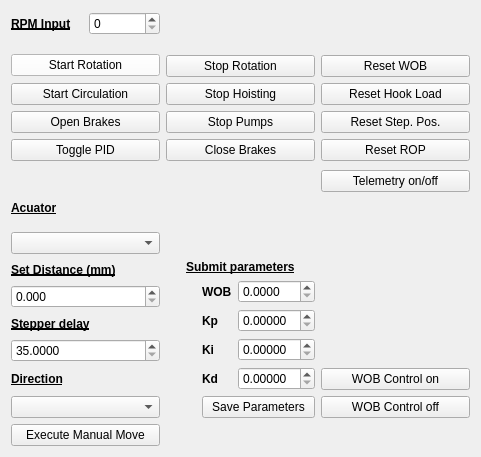
   <widget class="QWidget" name="layoutWidget">
    <property name="geometry">
     <rect>
      <x>760</x>
      <y>520</y>
      <width>481</width>
      <height>431</height>
     </rect>
    </property>
    <layout class="QGridLayout" name="gridLayout_11">
     <item row="0" column="0" rowspan="2">
      <layout class="QGridLayout" name="gridLayout_4">
       <item row="0" column="1">
        <widget class="QDoubleSpinBox" name="doubleSpinBox_RPM">
         <property name="font">
          <font>
           <pointsize>9</pointsize>
          </font>
         </property>
         <property name="decimals">
          <number>0</number>
         </property>
         <property name="maximum">
          <double>1500.000000000000000</double>
         </property>
        </widget>
       </item>
       <item row="0" column="0">
        <widget class="QLabel" name="label_84">
         <property name="font">
          <font>
           <pointsize>9</pointsize>
           <weight>75</weight>
           <bold>true</bold>
           <underline>true</underline>
          </font>
         </property>
         <property name="text">
          <string>RPM Input</string>
         </property>
        </widget>
       </item>
       <item row="3" column="0" colspan="2">
        <widget class="QPushButton" name="pushButton_StartRotation">
         <property name="palette">
          <palette>
           <active>
            <colorrole role="WindowText">
             <brush brushstyle="SolidPattern">
              <color alpha="255">
               <red>255</red>
               <green>255</green>
               <blue>255</blue>
              </color>
             </brush>
            </colorrole>
            <colorrole role="Button">
             <brush brushstyle="SolidPattern">
              <color alpha="255">
               <red>255</red>
               <green>255</green>
               <blue>255</blue>
              </color>
             </brush>
            </colorrole>
            <colorrole role="Base">
             <brush brushstyle="SolidPattern">
              <color alpha="255">
               <red>255</red>
               <green>255</green>
               <blue>255</blue>
              </color>
             </brush>
            </colorrole>
            <colorrole role="Window">
             <brush brushstyle="SolidPattern">
              <color alpha="255">
               <red>255</red>
               <green>255</green>
               <blue>255</blue>
              </color>
             </brush>
            </colorrole>
            <colorrole role="Highlight">
             <brush brushstyle="SolidPattern">
              <color alpha="255">
               <red>255</red>
               <green>171</green>
               <blue>173</blue>
              </color>
             </brush>
            </colorrole>
           </active>
           <inactive>
            <colorrole role="WindowText">
             <brush brushstyle="SolidPattern">
              <color alpha="255">
               <red>255</red>
               <green>255</green>
               <blue>255</blue>
              </color>
             </brush>
            </colorrole>
            <colorrole role="Button">
             <brush brushstyle="SolidPattern">
              <color alpha="255">
               <red>255</red>
               <green>255</green>
               <blue>255</blue>
              </color>
             </brush>
            </colorrole>
            <colorrole role="Base">
             <brush brushstyle="SolidPattern">
              <color alpha="255">
               <red>255</red>
               <green>255</green>
               <blue>255</blue>
              </color>
             </brush>
            </colorrole>
            <colorrole role="Window">
             <brush brushstyle="SolidPattern">
              <color alpha="255">
               <red>255</red>
               <green>255</green>
               <blue>255</blue>
              </color>
             </brush>
            </colorrole>
            <colorrole role="Highlight">
             <brush brushstyle="SolidPattern">
              <color alpha="255">
               <red>255</red>
               <green>171</green>
               <blue>173</blue>
              </color>
             </brush>
            </colorrole>
           </inactive>
           <disabled>
            <colorrole role="WindowText">
             <brush brushstyle="SolidPattern">
              <color alpha="255">
               <red>120</red>
               <green>120</green>
               <blue>120</blue>
              </color>
             </brush>
            </colorrole>
            <colorrole role="Button">
             <brush brushstyle="SolidPattern">
              <color alpha="255">
               <red>255</red>
               <green>255</green>
               <blue>255</blue>
              </color>
             </brush>
            </colorrole>
            <colorrole role="Base">
             <brush brushstyle="SolidPattern">
              <color alpha="255">
               <red>255</red>
               <green>255</green>
               <blue>255</blue>
              </color>
             </brush>
            </colorrole>
            <colorrole role="Window">
             <brush brushstyle="SolidPattern">
              <color alpha="255">
               <red>255</red>
               <green>255</green>
               <blue>255</blue>
              </color>
             </brush>
            </colorrole>
            <colorrole role="Highlight">
             <brush brushstyle="SolidPattern">
              <color alpha="255">
               <red>0</red>
               <green>120</green>
               <blue>215</blue>
              </color>
             </brush>
            </colorrole>
           </disabled>
          </palette>
         </property>
         <property name="font">
          <font>
           <pointsize>9</pointsize>
          </font>
         </property>
         <property name="text">
          <string>Start Rotation</string>
         </property>
        </widget>
       </item>
       <item row="2" column="0" colspan="2">
        <spacer name="verticalSpacer_5">
         <property name="orientation">
          <enum>Qt::Vertical</enum>
         </property>
         <property name="sizeType">
          <enum>QSizePolicy::Fixed</enum>
         </property>
         <property name="sizeHint" stdset="0">
          <size>
           <width>20</width>
           <height>12</height>
          </size>
         </property>
        </spacer>
       </item>
      </layout>
     </item>
     <item row="0" column="1">
      <spacer name="verticalSpacer_4">
       <property name="orientation">
        <enum>Qt::Vertical</enum>
       </property>
       <property name="sizeType">
        <enum>QSizePolicy::Fixed</enum>
       </property>
       <property name="sizeHint" stdset="0">
        <size>
         <width>20</width>
         <height>18</height>
        </size>
       </property>
      </spacer>
     </item>
     <item row="0" column="2">
      <spacer name="verticalSpacer_6">
       <property name="orientation">
        <enum>Qt::Vertical</enum>
       </property>
       <property name="sizeType">
        <enum>QSizePolicy::Fixed</enum>
       </property>
       <property name="sizeHint" stdset="0">
        <size>
         <width>20</width>
         <height>38</height>
        </size>
       </property>
      </spacer>
     </item>
     <item row="1" column="1">
      <widget class="QPushButton" name="pushButton_Stop_Rotation">
       <property name="font">
        <font>
         <pointsize>9</pointsize>
        </font>
       </property>
       <property name="text">
        <string>Stop Rotation</string>
       </property>
      </widget>
     </item>
     <item row="1" column="2">
      <widget class="QPushButton" name="pushButton_Reset_WOB_2">
       <property name="font">
        <font>
         <pointsize>9</pointsize>
        </font>
       </property>
       <property name="text">
        <string>Reset WOB</string>
       </property>
      </widget>
     </item>
     <item row="2" column="0">
      <layout class="QVBoxLayout" name="verticalLayout_2">
       <item>
        <widget class="QPushButton" name="pushButton_StartCirculation">
         <property name="font">
          <font>
           <pointsize>9</pointsize>
          </font>
         </property>
         <property name="text">
          <string>Start Circulation</string>
         </property>
        </widget>
       </item>
      </layout>
     </item>
     <item row="2" column="1">
      <widget class="QPushButton" name="pushButton_Stop_Hoisting">
       <property name="font">
        <font>
         <pointsize>9</pointsize>
        </font>
       </property>
       <property name="text">
        <string>Stop Hoisting</string>
       </property>
      </widget>
     </item>
     <item row="2" column="2">
      <widget class="QPushButton" name="pushButton_Reset_Hook_Load">
       <property name="font">
        <font>
         <pointsize>9</pointsize>
        </font>
       </property>
       <property name="text">
        <string>Reset Hook Load</string>
       </property>
      </widget>
     </item>
     <item row="3" column="0">
      <layout class="QVBoxLayout" name="verticalLayout_3">
       <item>
        <widget class="QPushButton" name="pushButton_Open_Brake">
         <property name="font">
          <font>
           <pointsize>9</pointsize>
          </font>
         </property>
         <property name="text">
          <string>Open Brakes</string>
         </property>
        </widget>
       </item>
      </layout>
     </item>
     <item row="3" column="1">
      <widget class="QPushButton" name="pushButton_Stop_Pump">
       <property name="font">
        <font>
         <pointsize>9</pointsize>
        </font>
       </property>
       <property name="text">
        <string>Stop Pumps</string>
       </property>
      </widget>
     </item>
     <item row="3" column="2">
      <widget class="QPushButton" name="pushButton_Reset_Stepper_Pos">
       <property name="font">
        <font>
         <pointsize>9</pointsize>
        </font>
       </property>
       <property name="acceptDrops">
        <bool>false</bool>
       </property>
       <property name="text">
        <string>Reset Step. Pos.</string>
       </property>
      </widget>
     </item>
     <item row="4" column="0">
      <widget class="QPushButton" name="pushButton_TogglePID">
       <property name="font">
        <font>
         <pointsize>9</pointsize>
        </font>
       </property>
       <property name="text">
        <string>Toggle PID</string>
       </property>
      </widget>
     </item>
     <item row="4" column="1">
      <widget class="QPushButton" name="pushButton_Close_Brake">
       <property name="font">
        <font>
         <pointsize>9</pointsize>
        </font>
       </property>
       <property name="text">
        <string>Close Brakes</string>
       </property>
      </widget>
     </item>
     <item row="4" column="2">
      <widget class="QPushButton" name="pushButton_Reset_ROP">
       <property name="font">
        <font>
         <pointsize>9</pointsize>
        </font>
       </property>
       <property name="text">
        <string>Reset ROP</string>
       </property>
      </widget>
     </item>
     <item row="5" column="0">
      <spacer name="verticalSpacer_3">
       <property name="orientation">
        <enum>Qt::Vertical</enum>
       </property>
       <property name="sizeType">
        <enum>QSizePolicy::Fixed</enum>
       </property>
       <property name="sizeHint" stdset="0">
        <size>
         <width>20</width>
         <height>28</height>
        </size>
       </property>
      </spacer>
     </item>
     <item row="5" column="1" rowspan="3">
      <spacer name="verticalSpacer_2">
       <property name="orientation">
        <enum>Qt::Vertical</enum>
       </property>
       <property name="sizeType">
        <enum>QSizePolicy::Fixed</enum>
       </property>
       <property name="sizeHint" stdset="0">
        <size>
         <width>20</width>
         <height>59</height>
        </size>
       </property>
      </spacer>
     </item>
     <item row="5" column="2">
      <widget class="QPushButton" name="pushButton_Telementary">
       <property name="font">
        <font>
         <pointsize>9</pointsize>
        </font>
       </property>
       <property name="text">
        <string>Telemetry on/off</string>
       </property>
      </widget>
     </item>
     <item row="6" column="0">
      <widget class="QLabel" name="label_81">
       <property name="font">
        <font>
         <pointsize>9</pointsize>
         <weight>75</weight>
         <bold>true</bold>
         <underline>true</underline>
        </font>
       </property>
       <property name="text">
        <string>Acuator</string>
       </property>
      </widget>
     </item>
     <item row="7" column="2" rowspan="4">
      <spacer name="verticalSpacer">
       <property name="orientation">
        <enum>Qt::Vertical</enum>
       </property>
       <property name="sizeType">
        <enum>QSizePolicy::Fixed</enum>
       </property>
       <property name="sizeHint" stdset="0">
        <size>
         <width>20</width>
         <height>78</height>
        </size>
       </property>
      </spacer>
     </item>
     <item row="8" column="0">
      <widget class="QComboBox" name="comboBox_Actuator">
       <property name="font">
        <font>
         <pointsize>9</pointsize>
        </font>
       </property>
      </widget>
     </item>
     <item row="9" column="0">
      <widget class="QLabel" name="label_82">
       <property name="font">
        <font>
         <pointsize>9</pointsize>
         <weight>75</weight>
         <bold>true</bold>
         <underline>true</underline>
        </font>
       </property>
       <property name="text">
        <string>Set Distance (mm)</string>
       </property>
      </widget>
     </item>
     <item row="9" column="1" rowspan="6">
      <layout class="QGridLayout" name="gridLayout_3">
       <item row="4" column="1">
        <widget class="QLabel" name="label_86">
         <property name="font">
          <font>
           <pointsize>9</pointsize>
           <weight>75</weight>
           <bold>true</bold>
          </font>
         </property>
         <property name="text">
          <string>WOB</string>
         </property>
        </widget>
       </item>
       <item row="8" column="1" colspan="2">
        <widget class="QPushButton" name="pushButton_SavePID">
         <property name="font">
          <font>
           <pointsize>9</pointsize>
          </font>
         </property>
         <property name="text">
          <string>Save Parameters</string>
         </property>
        </widget>
       </item>
       <item row="5" column="1">
        <widget class="QLabel" name="label_89">
         <property name="font">
          <font>
           <pointsize>9</pointsize>
           <weight>75</weight>
           <bold>true</bold>
          </font>
         </property>
         <property name="text">
          <string>Kp</string>
         </property>
        </widget>
       </item>
       <item row="4" column="2">
        <widget class="QDoubleSpinBox" name="doubleSpinBox_WOB">
         <property name="font">
          <font>
           <pointsize>9</pointsize>
          </font>
         </property>
         <property name="decimals">
          <number>4</number>
         </property>
         <property name="maximum">
          <double>30.000000000000000</double>
         </property>
         <property name="singleStep">
          <double>0.100000000000000</double>
         </property>
        </widget>
       </item>
       <item row="5" column="2">
        <widget class="QDoubleSpinBox" name="doubleSpinBox_Kp">
         <property name="font">
          <font>
           <pointsize>9</pointsize>
          </font>
         </property>
         <property name="decimals">
          <number>5</number>
         </property>
         <property name="maximum">
          <double>10.000000000000000</double>
         </property>
         <property name="singleStep">
          <double>0.000001000000000</double>
         </property>
        </widget>
       </item>
       <item row="6" column="2">
        <widget class="QDoubleSpinBox" name="doubleSpinBox_Ki">
         <property name="font">
          <font>
           <pointsize>9</pointsize>
          </font>
         </property>
         <property name="decimals">
          <number>5</number>
         </property>
         <property name="maximum">
          <double>10.000000000000000</double>
         </property>
         <property name="singleStep">
          <double>0.000001000000000</double>
         </property>
        </widget>
       </item>
       <item row="6" column="1">
        <widget class="QLabel" name="label_88">
         <property name="font">
          <font>
           <pointsize>9</pointsize>
           <weight>75</weight>
           <bold>true</bold>
          </font>
         </property>
         <property name="text">
          <string>Ki</string>
         </property>
        </widget>
       </item>
       <item row="7" column="1">
        <widget class="QLabel" name="label_87">
         <property name="font">
          <font>
           <pointsize>9</pointsize>
           <weight>75</weight>
           <bold>true</bold>
          </font>
         </property>
         <property name="text">
          <string>Kd</string>
         </property>
        </widget>
       </item>
       <item row="7" column="2">
        <widget class="QDoubleSpinBox" name="doubleSpinBox_Kd">
         <property name="font">
          <font>
           <pointsize>9</pointsize>
          </font>
         </property>
         <property name="decimals">
          <number>5</number>
         </property>
         <property name="maximum">
          <double>10.000000000000000</double>
         </property>
         <property name="singleStep">
          <double>0.000001000000000</double>
         </property>
        </widget>
       </item>
       <item row="3" column="0" colspan="3" alignment="Qt::AlignHCenter">
        <widget class="QLabel" name="label_90">
         <property name="font">
          <font>
           <pointsize>9</pointsize>
           <weight>75</weight>
           <bold>true</bold>
           <underline>true</underline>
          </font>
         </property>
         <property name="text">
          <string>Submit parameters</string>
         </property>
        </widget>
       </item>
      </layout>
     </item>
     <item row="10" column="0">
      <widget class="QDoubleSpinBox" name="doubleSpinBox_Distance">
       <property name="font">
        <font>
         <pointsize>9</pointsize>
        </font>
       </property>
       <property name="decimals">
        <number>3</number>
       </property>
       <property name="maximum">
        <double>900.000000000000000</double>
       </property>
      </widget>
     </item>
     <item row="11" column="0">
      <widget class="QLabel" name="label_83">
       <property name="font">
        <font>
         <pointsize>9</pointsize>
         <weight>75</weight>
         <bold>true</bold>
         <underline>true</underline>
        </font>
       </property>
       <property name="text">
        <string>Stepper delay</string>
       </property>
      </widget>
     </item>
     <item row="12" column="0">
      <widget class="QDoubleSpinBox" name="spinBox_Stepper_Delay">
       <property name="font">
        <font>
         <pointsize>9</pointsize>
        </font>
       </property>
       <property name="decimals">
        <number>4</number>
       </property>
       <property name="minimum">
        <double>35.000000000000000</double>
       </property>
       <property name="maximum">
        <double>500.000000000000000</double>
       </property>
       <property name="singleStep">
        <double>10.000000000000000</double>
       </property>
       <property name="value">
        <double>35.000000000000000</double>
       </property>
      </widget>
     </item>
     <item row="13" column="0">
      <widget class="QLabel" name="label_85">
       <property name="font">
        <font>
         <pointsize>9</pointsize>
         <weight>75</weight>
         <bold>true</bold>
         <underline>true</underline>
        </font>
       </property>
       <property name="text">
        <string>Direction</string>
       </property>
      </widget>
     </item>
     <item row="14" column="0">
      <widget class="QComboBox" name="comboBox_Direction">
       <property name="font">
        <font>
         <pointsize>9</pointsize>
        </font>
       </property>
      </widget>
     </item>
     <item row="15" column="0">
      <widget class="QPushButton" name="pushButton_MoveActuators">
       <property name="font">
        <font>
         <pointsize>9</pointsize>
        </font>
       </property>
       <property name="text">
        <string>Execute Manual Move</string>
       </property>
      </widget>
     </item>
     <item row="14" column="2">
      <widget class="QPushButton" name="pushButton_WOB_Ctrl_off">
       <property name="font">
        <font>
         <pointsize>9</pointsize>
        </font>
       </property>
       <property name="text">
        <string>WOB Control off</string>
       </property>
      </widget>
     </item>
     <item row="13" column="2">
      <widget class="QPushButton" name="pushButton_WOB_ctrl_on">
       <property name="font">
        <font>
         <pointsize>9</pointsize>
        </font>
       </property>
       <property name="text">
        <string>WOB Control on</string>
       </property>
      </widget>
     </item>
    </layout>
   </widget>
